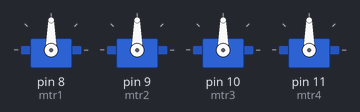
Bench run of a sketch on a simulated Arduino Uno, built with avr-gcc and run on an emulated ATmega328P. Shown: 4 × servo.

Above: at 0.05 s.
Timing chart, 0 to 5.8 s (numbered marks = the images above):
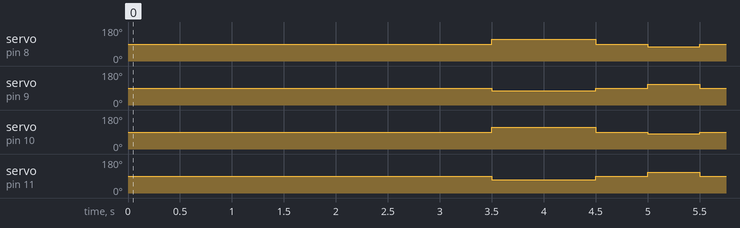

Measured:
- by itself, servo on pin 8 (mtr1): repeats every 2.5 s: 90° 0.50 s, 75° 0.50 s, 90° 0.50 s, 115° 1.0 s
- by itself, servo on pin 9 (mtr2): repeats every 2.5 s: 90° 0.50 s, 110° 0.50 s, 90° 0.50 s, 75° 1.0 s
- by itself, servo on pin 10 (mtr3): repeats every 2.5 s: 90° 0.50 s, 80° 0.50 s, 90° 0.50 s, 115° 1.0 s
- by itself, servo on pin 11 (mtr4): repeats every 2.5 s: 90° 0.50 s, 110° 0.50 s, 90° 0.50 s, 70° 1.0 s

The sketch:

testt.ino
```cpp
#include <Servo.h>
Servo mtr1;
Servo mtr2;
Servo mtr3;
Servo mtr4;
int val1=A0;
int val2=A1;

int pott1=0;
int pott2=0;

void setup()
{
Serial.begin(9600);

  mtr1.attach(8);
  mtr2.attach(9);
  mtr3.attach(10);
  mtr4.attach(11);
}
void loop()
{
int pot1 = analogRead(val1);
int pot2 = analogRead(val2);

pot1 = map(pot1,0,1023,0,180);
pot2 = map(pot2,0,1023,0,180);

pott1= 180-pot1;
pott2= 180-pot2;

dur:

mtr1.write(90);
mtr2.write(90);
mtr3.write(90);
mtr4.write(90);
delay(3000);

goto git;

git:

mtr1.write(90);
mtr2.write(90);
mtr3.write(90);
mtr4.write(90);
delay(500 );
mtr1.write(115);
mtr2.write(75);
mtr3.write(115);
mtr4.write(70);
delay(500);
mtr1.write(115);
mtr2.write(75);
mtr3.write(115);
mtr4.write(70);
delay(500);
mtr1.write(90);
mtr2.write(90);
mtr3.write(90);
mtr4.write(90);
delay(500);
mtr1.write(75);
mtr2.write(110);
mtr3.write(80);
mtr4.write(110);
delay(500);

goto git;

}
void yedek()
{
  /*


dur:

mtr1.write(90);
mtr2.write(90);
mtr3.write(90);
mtr4.write(90);
delay(2000);

goto git;

git:

mtr1.write(90);
mtr2.write(90);
mtr3.write(90);
mtr4.write(90);
delay(500);
mtr1.write(115);
mtr2.write(75);
mtr3.write(110);
mtr4.write(70);
delay(500);
mtr1.write(115);
mtr2.write(75);
mtr3.write(110);
mtr4.write(70);
delay(500);
mtr1.write(90);
mtr2.write(90);
mtr3.write(90);
mtr4.write(90);
delay(500);
mtr1.write(75);
mtr2.write(110);
mtr3.write(70);
mtr4.write(110);
delay(500);

goto git;
*/
}
```
